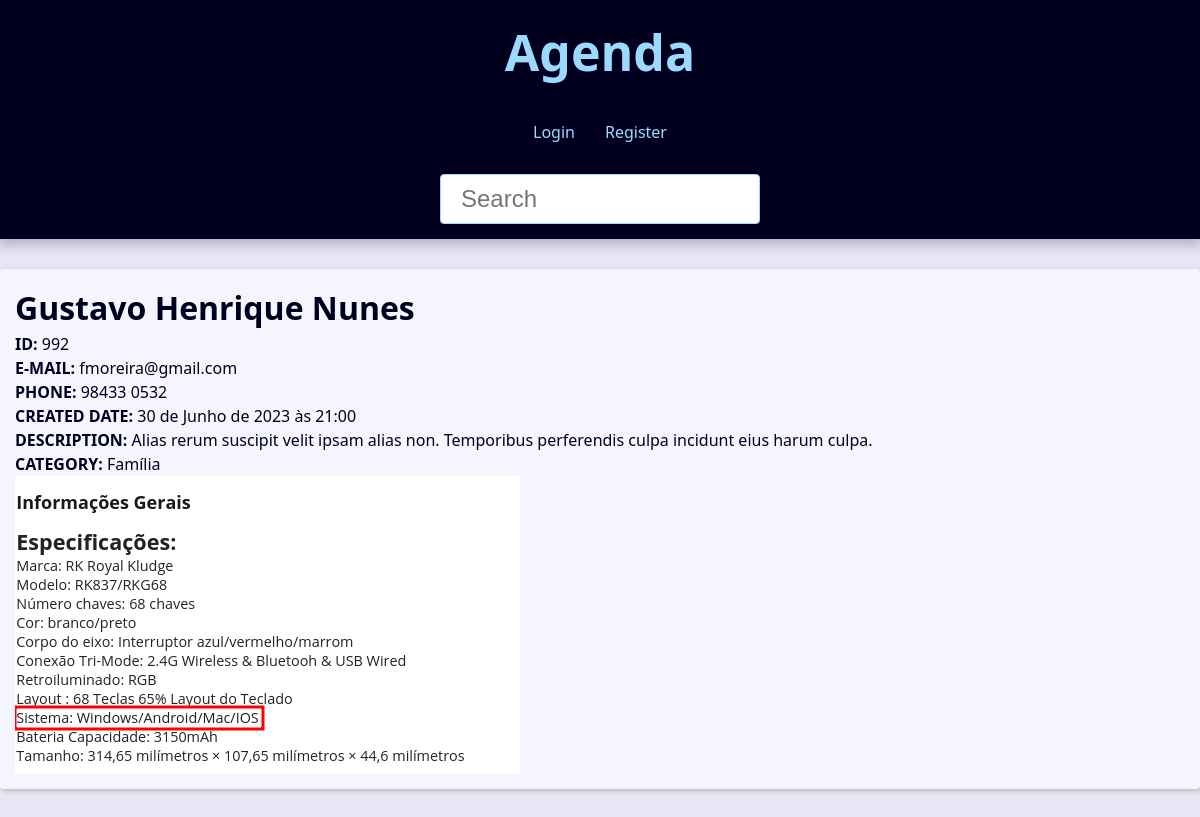
Screenshot of /contato/992/detail with the database file from the repository.
### contact/models.py (models this page shows, shortened)
class contact(models.Model):
    first_name = models.CharField(max_length=20)
    last_name = models.CharField(max_length=20)
    phone = models.CharField(max_length=15,verbose_name='Telefone')
    email = models.EmailField(max_length=254, blank=True)
    created_date = models.DateTimeField(default=timezone.now)
    description = models.TextField(blank=True)
    show = models.BooleanField(default=True)
    picture = models.ImageField(blank=True, upload_to='pictures/%Y/%m/')
    category = models.ForeignKey(Category, on_delete=models.SET_NULL,blank=True, null=True)
    owner = models.ForeignKey(User, on_delete=models.SET_NULL,blank=True, null=True)

class Category(models.Model):
    class Meta:
        verbose_name = 'Category'
        verbose_name_plural = 'Categories'
    name = models.CharField(max_length=20)
    def __str__(self) -> str:
        return (f'{self.name}')

### contact/views/contact_views.py (the view)
# urls.py: path('contato/<int:contact_id>/detail', views.contatos, name='contatos'), #Read
def contatos(request, contact_id):
    single_contact = get_object_or_404(contact.objects, pk=contact_id, show=True)
    site_nome = f'{single_contact.first_name} {single_contact.last_name} - '
    context = {
        'pagina_contato' : single_contact,
        'site_nome' : site_nome
    }
    return render(request,
                'contact/contact.html',
                context,
                )

### contact/templates/contact/contact.html (shortened to what this page needs)
{% extends "base.html" %}
{% block content %}
    <div class="sigle-contact">
        <h1 class="single-contact-name">
            {{pagina_contato.first_name}} {{pagina_contato.last_name}}
        </h1>
            <p>
                <b>ID: </b>
                {{pagina_contato.id}}
            </p>
            <p>
                <b>E-MAIL: </b>
                {{pagina_contato.email}}
            </p>
            <p>
                <b>PHONE: </b>
                {{pagina_contato.phone}}
            </p>
            <p>
                <b>CREATED DATE: </b>
                {{pagina_contato.created_date}}
            </p>
            <p>
                <b>DESCRIPTION:</b>
                {{pagina_contato.description}}
            </p>
            <p>
                <b>CATEGORY: </b>
                {{pagina_contato.category}}
            </p>
            {% if pagina_contato.picture %}
                <p>
                    <img src="{{ pagina_contato.picture.url }}" alt="{{pagina_contato.first_name}} {{pagina_contato.last_name}}">
                </p>
            {% endif %}
    </div>
{% endblock content %}

### base/static/global/css/style.css (style rules this page uses)
:root { --spacing: 1.5rem; --link-dark-color: rgb(0, 83, 134); --link-light-color: rgb(156, 217, 255); --clr-white: rgb(245, 245, 255); --clr-black: rgb(0, 0, 30); --clr-light-gray: rgb(230, 230, 245); --clr-dark-shadow-5: rgba(0, 0, 10, 5%); --clr-dark-shadow-10: rgba(0, 0, 10, 10%); --clr-dark-shadow-20: rgba(0, 0, 10, 20%); --clr-light-shadow-5: rgba(200, 200, 255, 5%); --clr-light-shadow-10: rgba(200, 200, 255, 10%); --clr-light-shadow-20: rgba(200, 200, 255, 20%); --main-page-width: 120rem; --table-min-width: 60rem; --biggest-font-size: 5rem; --bigger-font-size: 4rem; --big-font-size: 3.2rem; --medium-font-size: 2.4rem; --small-font-size: 1.6rem; --smaller-font-size: 1.4rem; --smallest-font-size: 1.2rem; --transition-fast: 300ms; --transition-medium: 600ms; --transition-slow: 1s; --default-border-radius: 4px; }
*, *::before, *::after { margin: 0; padding: 0; box-sizing: border-box; }
html { font-size: 62.5%; }
body { font-family: system-ui, -apple-system, BlinkMacSystemFont, 'Segoe UI', Roboto, Oxygen, Ubuntu, Cantarell, 'Open Sans', 'Helvetica Neue', sans-serif; line-height: 1.5; font-size: var(--small-font-size); color: var(--clr-black); -webkit-font-smoothing: antialiased; background: var(--clr-light-gray); }
img, svg { display: block; max-width: 100%; }

### rows the page displays
contact: first_name "Gustavo", last_name "Henrique Nunes", id "992", email "fmoreira@gmail.com", phone "98433 0532", created_date "30 de Junho de 2023 às 21:00", description "Alias rerum suscipit velit ipsam alias non. Temporibus perferendis culpa incidunt eius harum culpa.", category "Família", picture (picture)
